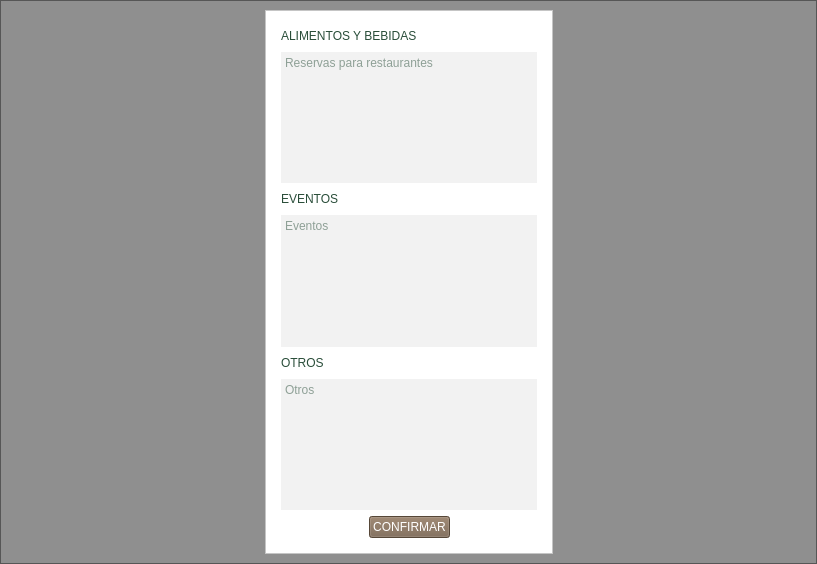
<?xml version="1.0" encoding="UTF-8"?>
<ui version="4.0">
 <class>Lead_information</class>
 <widget class="QWidget" name="Lead_information">
  <property name="geometry">
   <rect>
    <x>0</x>
    <y>0</y>
    <width>817</width>
    <height>564</height>
   </rect>
  </property>
  <property name="windowTitle">
   <string>Form</string>
  </property>
  <layout class="QHBoxLayout" name="horizontalLayout_6">
   <property name="leftMargin">
    <number>0</number>
   </property>
   <property name="topMargin">
    <number>0</number>
   </property>
   <property name="rightMargin">
    <number>0</number>
   </property>
   <property name="bottomMargin">
    <number>0</number>
   </property>
   <item>
    <widget class="QFrame" name="frame_2">
     <property name="styleSheet">
      <string notr="true">background-color:rgba(0,0,0,40%)</string>
     </property>
     <property name="frameShape">
      <enum>QFrame::StyledPanel</enum>
     </property>
     <property name="frameShadow">
      <enum>QFrame::Raised</enum>
     </property>
     <layout class="QVBoxLayout" name="verticalLayout_2">
      <item>
       <spacer name="verticalSpacer">
        <property name="orientation">
         <enum>Qt::Vertical</enum>
        </property>
        <property name="sizeHint" stdset="0">
         <size>
          <width>20</width>
          <height>0</height>
         </size>
        </property>
       </spacer>
      </item>
      <item>
       <layout class="QHBoxLayout" name="horizontalLayout_5">
        <item>
         <spacer name="horizontalSpacer_6">
          <property name="orientation">
           <enum>Qt::Horizontal</enum>
          </property>
          <property name="sizeHint" stdset="0">
           <size>
            <width>40</width>
            <height>20</height>
           </size>
          </property>
         </spacer>
        </item>
        <item>
         <widget class="QFrame" name="frame">
          <property name="styleSheet">
           <string notr="true">background-color:white;</string>
          </property>
          <property name="frameShape">
           <enum>QFrame::StyledPanel</enum>
          </property>
          <property name="frameShadow">
           <enum>QFrame::Raised</enum>
          </property>
          <layout class="QVBoxLayout" name="verticalLayout">
           <property name="leftMargin">
            <number>15</number>
           </property>
           <property name="topMargin">
            <number>15</number>
           </property>
           <property name="rightMargin">
            <number>15</number>
           </property>
           <property name="bottomMargin">
            <number>15</number>
           </property>
           <item>
            <layout class="QHBoxLayout" name="horizontalLayout">
             <item>
              <widget class="QLabel" name="label_5">
               <property name="styleSheet">
                <string notr="true">font: 12pt &quot;MS Shell Dlg 2&quot;;
color: #294D39;</string>
               </property>
               <property name="text">
                <string>ALIMENTOS Y BEBIDAS</string>
               </property>
              </widget>
             </item>
             <item>
              <spacer name="horizontalSpacer_5">
               <property name="orientation">
                <enum>Qt::Horizontal</enum>
               </property>
               <property name="sizeHint" stdset="0">
                <size>
                 <width>40</width>
                 <height>20</height>
                </size>
               </property>
              </spacer>
             </item>
            </layout>
           </item>
           <item>
            <widget class="QTextEdit" name="restaurantes">
             <property name="styleSheet">
              <string notr="true">background-color:#F2F2F2;
font: 12pt &quot;MS Shell Dlg 2&quot;;
border:0px solid;
color: #294D39;
min-width:30em;
max-width:30em;
min-height:5em;
max-height:5em;</string>
             </property>
             <property name="placeholderText">
              <string>Reservas para restaurantes</string>
             </property>
            </widget>
           </item>
           <item>
            <layout class="QHBoxLayout" name="horizontalLayout_2">
             <item>
              <widget class="QLabel" name="label_6">
               <property name="styleSheet">
                <string notr="true">font: 12pt &quot;MS Shell Dlg 2&quot;;
color: #294D39;</string>
               </property>
               <property name="text">
                <string>EVENTOS</string>
               </property>
              </widget>
             </item>
             <item>
              <spacer name="horizontalSpacer_4">
               <property name="orientation">
                <enum>Qt::Horizontal</enum>
               </property>
               <property name="sizeHint" stdset="0">
                <size>
                 <width>40</width>
                 <height>20</height>
                </size>
               </property>
              </spacer>
             </item>
            </layout>
           </item>
           <item>
            <widget class="QTextEdit" name="eventos">
             <property name="styleSheet">
              <string notr="true">background-color:#F2F2F2;
font: 12pt &quot;MS Shell Dlg 2&quot;;
border:0px solid;
color: #294D39;
min-width:30em;
max-width:30em;
min-height:5em;
max-height:5em;</string>
             </property>
             <property name="placeholderText">
              <string>Eventos</string>
             </property>
            </widget>
           </item>
           <item>
            <layout class="QHBoxLayout" name="horizontalLayout_3">
             <item>
              <widget class="QLabel" name="label_7">
               <property name="styleSheet">
                <string notr="true">font: 12pt &quot;MS Shell Dlg 2&quot;;
color: #294D39;</string>
               </property>
               <property name="text">
                <string>OTROS</string>
               </property>
              </widget>
             </item>
             <item>
              <spacer name="horizontalSpacer_3">
               <property name="orientation">
                <enum>Qt::Horizontal</enum>
               </property>
               <property name="sizeHint" stdset="0">
                <size>
                 <width>40</width>
                 <height>20</height>
                </size>
               </property>
              </spacer>
             </item>
            </layout>
           </item>
           <item>
            <widget class="QTextEdit" name="other">
             <property name="styleSheet">
              <string notr="true">background-color:#F2F2F2;
font: 12pt &quot;MS Shell Dlg 2&quot;;
border:0px solid;
color: #294D39;
min-width:30em;
max-width:30em;
min-height:5em;
max-height:5em;</string>
             </property>
             <property name="placeholderText">
              <string>Otros</string>
             </property>
            </widget>
           </item>
           <item>
            <layout class="QHBoxLayout" name="horizontalLayout_4">
             <item>
              <spacer name="horizontalSpacer">
               <property name="orientation">
                <enum>Qt::Horizontal</enum>
               </property>
               <property name="sizeHint" stdset="0">
                <size>
                 <width>40</width>
                 <height>20</height>
                </size>
               </property>
              </spacer>
             </item>
             <item>
              <widget class="QPushButton" name="pushButton_9">
               <property name="styleSheet">
                <string notr="true">font: 12pt &quot;MS Shell Dlg 2&quot;;
color:white;
background-color:#79634E;
min-width:8.5em;
max-width:8.5em;
min-height:2.5em;
max-height:2.5em;</string>
               </property>
               <property name="text">
                <string>CONFIRMAR</string>
               </property>
              </widget>
             </item>
             <item>
              <spacer name="horizontalSpacer_2">
               <property name="orientation">
                <enum>Qt::Horizontal</enum>
               </property>
               <property name="sizeHint" stdset="0">
                <size>
                 <width>40</width>
                 <height>20</height>
                </size>
               </property>
              </spacer>
             </item>
            </layout>
           </item>
          </layout>
         </widget>
        </item>
        <item>
         <spacer name="horizontalSpacer_7">
          <property name="orientation">
           <enum>Qt::Horizontal</enum>
          </property>
          <property name="sizeHint" stdset="0">
           <size>
            <width>40</width>
            <height>20</height>
           </size>
          </property>
         </spacer>
        </item>
       </layout>
      </item>
      <item>
       <spacer name="verticalSpacer_2">
        <property name="orientation">
         <enum>Qt::Vertical</enum>
        </property>
        <property name="sizeHint" stdset="0">
         <size>
          <width>20</width>
          <height>0</height>
         </size>
        </property>
       </spacer>
      </item>
     </layout>
    </widget>
   </item>
  </layout>
 </widget>
 <resources/>
 <connections/>
</ui>
